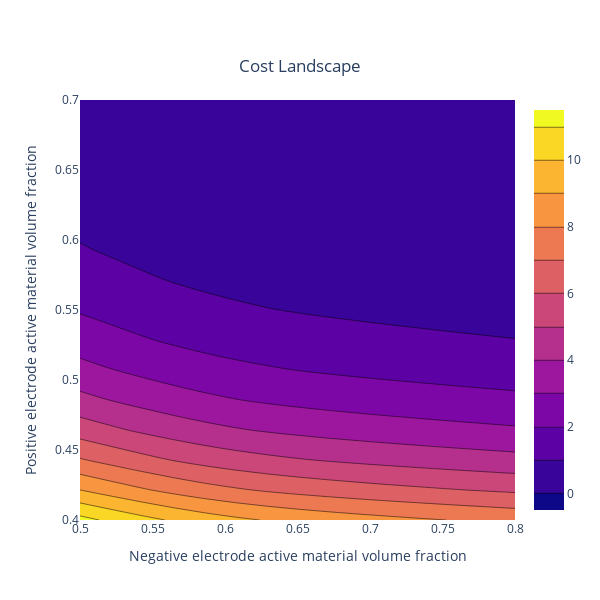
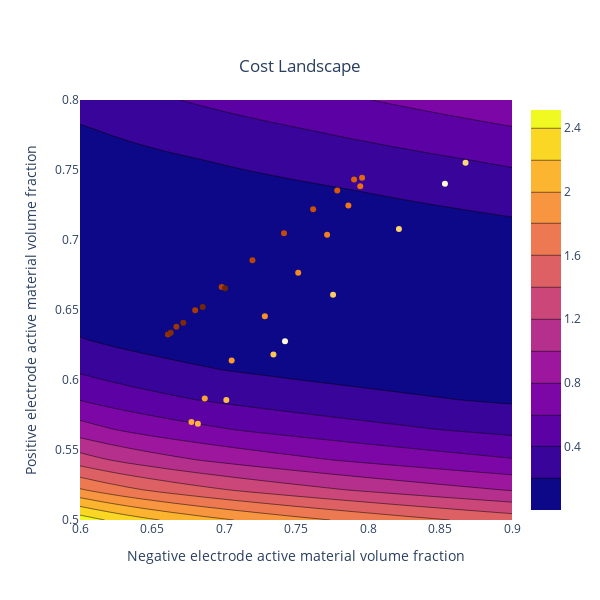

The notebook cell saved with these charts, in order:
### Markdown cell above
### Cost Landscape

Finally, we can visualize the cost landscape and the path taken by the optimizer:

### Code cell
# Plot the cost landscape
pybop.plot_cost2d(cost, steps=15)
# Plot the cost landscape with optimisation path and updated bounds
bounds = np.array([[0.6, 0.9], [0.5, 0.8]])
pybop.plot_cost2d(cost, optim=optim, bounds=bounds, steps=15);

### Figure 1 — Plotly figure (JSON) as saved in the notebook; plotly's stock layout.template omitted (floating-point values rounded to 4 significant figures; data arrays with more than 128 entries replaced by an {"elided": "..."} marker saying what was removed)
{"data": [{"autocontour": true, "contours": {"end": 11, "size": 1, "start": 0}, "type": "contour", "x": [0.5, 0.5214, 0.5429, 0.5643, 0.5857, 0.6071, 0.6286, 0.65, 0.6714, 0.6929, 0.7143, 0.7357, 0.7571, 0.7786, 0.8], "y": [0.4, 0.4214, 0.4429, 0.4643, 0.4857, 0.5071, 0.5286, 0.55, 0.5714, 0.5929, 0.6143, 0.6357, 0.6571, 0.6786, 0.7], "z": {"elided": "15x15 float values"}}], "layout": {"height": 600, "title": {"text": "Cost Landscape", "x": 0.5, "y": 0.9}, "width": 600, "xaxis": {"range": [0.5, 0.8], "title": {"text": "Negative electrode active material volume fraction"}, "type": "linear"}, "yaxis": {"range": [0.4, 0.7], "title": {"text": "Positive electrode active material volume fraction"}, "type": "linear"}}}

### Figure 2 — Plotly figure (JSON) as saved in the notebook; plotly's stock layout.template omitted (floating-point values rounded to 4 significant figures; data arrays with more than 128 entries replaced by an {"elided": "..."} marker saying what was removed)
{"data": [{"autocontour": true, "contours": {"end": 2.4, "size": 0.2, "start": 0.2}, "type": "contour", "x": [0.6, 0.6214, 0.6429, 0.6643, 0.6857, 0.7071, 0.7286, 0.75, 0.7714, 0.7929, 0.8143, 0.8357, 0.8571, 0.8786, 0.9], "y": [0.5, 0.5214, 0.5429, 0.5643, 0.5857, 0.6071, 0.6286, 0.65, 0.6714, 0.6929, 0.7143, 0.7357, 0.7571, 0.7786, 0.8], "z": {"elided": "15x15 float values"}}, {"marker": {"color": "red", "line": {"color": "midnightblue", "width": 1}, "showscale": false, "size": 12, "symbol": "x"}, "mode": "markers", "showlegend": false, "type": "scatter", "x": [0.5855], "y": [0.4707]}, {"marker": {"color": [0, 0.02564, 0.05128, 0.07692, 0.1026, 0.1282, 0.1538, 0.1795, 0.2051, 0.2308, 0.2564, 0.2821, 0.3077, 0.3333, 0.359, 0.3846, 0.4103, 0.4359, 0.4615, 0.4872, 0.5128, 0.5385, 0.5641, 0.5897, 0.6154, 0.641, 0.6667, 0.6923, 0.7179, 0.7436, 0.7692, 0.7949, 0.8205, 0.8462, 0.8718, 0.8974, 0.9231, 0.9487, 0.9744], "colorscale": [[0, "rgb(255,255,229)"], [0.125, "rgb(255,247,188)"], [0.25, "rgb(254,227,145)"], [0.375, "rgb(254,196,79)"], [0.5, "rgb(254,153,41)"], [0.625, "rgb(236,112,20)"], [0.75, "rgb(204,76,2)"], [0.875, "rgb(153,52,4)"], [1, "rgb(102,37,6)"]], "showscale": false}, "mode": "markers", "showlegend": false, "type": "scatter", "x": [0.5855, 0.7424, 0.8534, 0.9296, 0.9778, 1.003, 1.01, 1.002, 0.9807, 0.9499, 0.9114, 0.8677, 0.8215, 0.7757, 0.7343, 0.7016, 0.6819, 0.6774, 0.6867, 0.7053, 0.7284, 0.7515, 0.7716, 0.7864, 0.7946, 0.7959, 0.7903, 0.7786, 0.7619, 0.7417, 0.7198, 0.6984, 0.68, 0.6669, 0.661, 0.663, 0.6717, 0.6852, 0.7008], "y": [0.4707, 0.6276, 0.7401, 0.8164, 0.8639, 0.8887, 0.8955, 0.8875, 0.8673, 0.8372, 0.799, 0.7551, 0.7079, 0.6608, 0.6183, 0.5858, 0.5688, 0.57, 0.5869, 0.614, 0.6455, 0.6766, 0.7037, 0.7247, 0.7384, 0.7444, 0.7431, 0.7353, 0.722, 0.7048, 0.6855, 0.6665, 0.6499, 0.638, 0.6325, 0.6337, 0.6408, 0.6522, 0.6655]}], "layout": {"height": 600, "title": {"text": "Cost Landscape", "x": 0.5, "y": 0.9}, "width": 600, "xaxis": {"range": [0.6, 0.9], "title": {"text": "Negative electrode active material volume fraction"}, "type": "linear"}, "yaxis": {"range": [0.5, 0.8], "title": {"text": "Positive electrode active material volume fraction"}, "type": "linear"}}}
